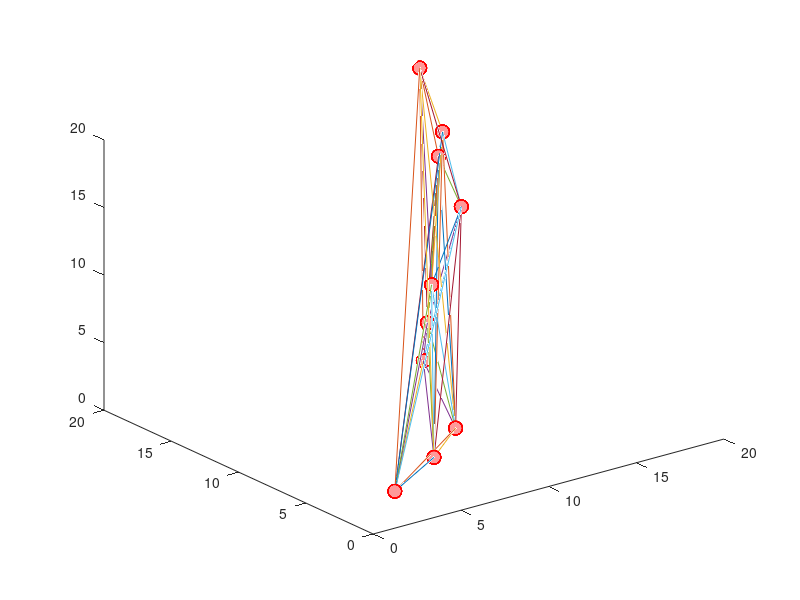

Here is the MATLAB script that generated this plot:
figure

x = [2, 5, 7, 9, 10, 11, 15, 16, 17, 18];
y = [1, 2, 3, 8, 9, 10, 13, 16, 17, 20];
z = [2, 3, 4, 6, 8, 10, 13, 15, 16, 19];

for i = 1: length(x) - 1
    for j = i + 1: length(x)
        x1 = x(i);
        y1 = y(i);
        z1 = z(i);
        
        x2 = x(j);
        y2 = y(j);
        z2 = z(j);
        
        X = [x1 , x2]; 
        Y = [y1 , y2];
        Z = [z1 , z2];
       plot3(X , Y, Z);
       hold on
    end
end
for i = 1 : length(x)
    X = x(:);
    Y = y(:);
    Z = z(:);
    plot3(X,Y, Z, 'ok', 'MarkerSize', 10, 'MarkerEdgeColor' , 'r' , 'MarkerFaceColor' , [ 1, 0.6 , 0.6]);
end

% 
% X = [x(1), x(2)];
% Y = [y(1), y(2)];
% Z = [z(1), z(2)];
% 
% plot3(X, Y, Z)
% hold on
% plot3(X, Y, Z, 'o')
% X = [x(2), x(3)];
% Y = [y(2), y(3)];
% Z = [z(2), z(3)];
% plot3(X, Y, Z)